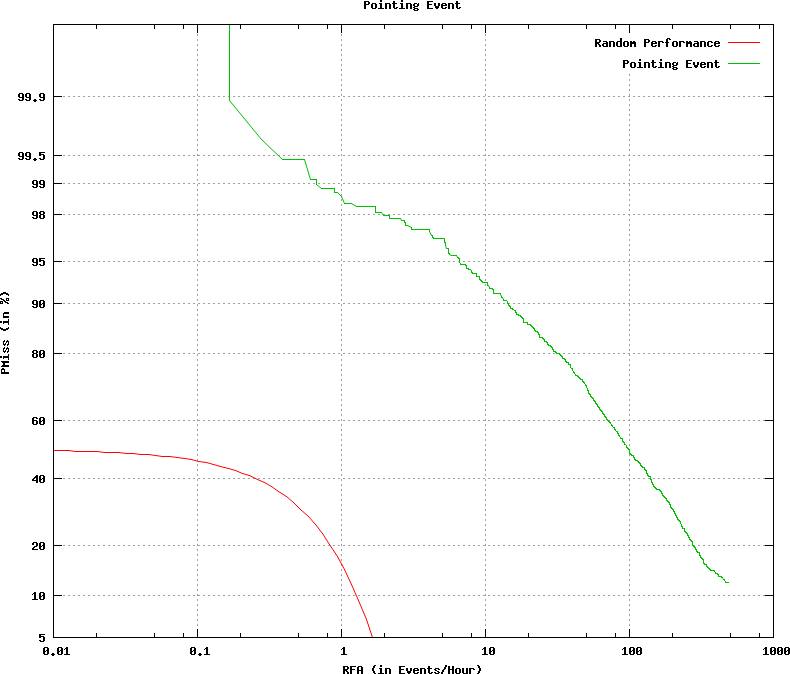

This figure's gnuplot source:
set terminal postscript color
set noxzeroaxis
set noyzeroaxis
### Using xScale = log
### Using yScale = nd
set style fill  transparent solid 0.10 noborder
### keyLoc=top keySpacing=0.7 keyFontFace=medium keyFontSize=
set key top samplen 1 spacing 0.7  font "medium,"
set size ratio 0.85
set title 'Pointing Event'
set grid
set pointsize 3
set ylabel 'PMiss (in %)'
set xlabel 'RFA (in Events/Hour)'

set xtics 
set logscale x
set noytics
set ytics ('5' -1.6449, '10' -1.2816, '20' -0.8416, '40' -0.2533, '60' 0.2533, '80' 0.8416, '90' 1.2816, '95' 1.6449, '98' 2.0537, '99' 2.3263, '99.5' 2.5758, '99.9' 3.0902)
plot [0.01:1000] [-1.64485362793551:3.7190172740417] \
  -x title 'Random Performance' with lines lc 1,\
    'output.det.Pointing_Event.dat.1' using 5:2 title 'Pointing Event' with  lines  lc 2
